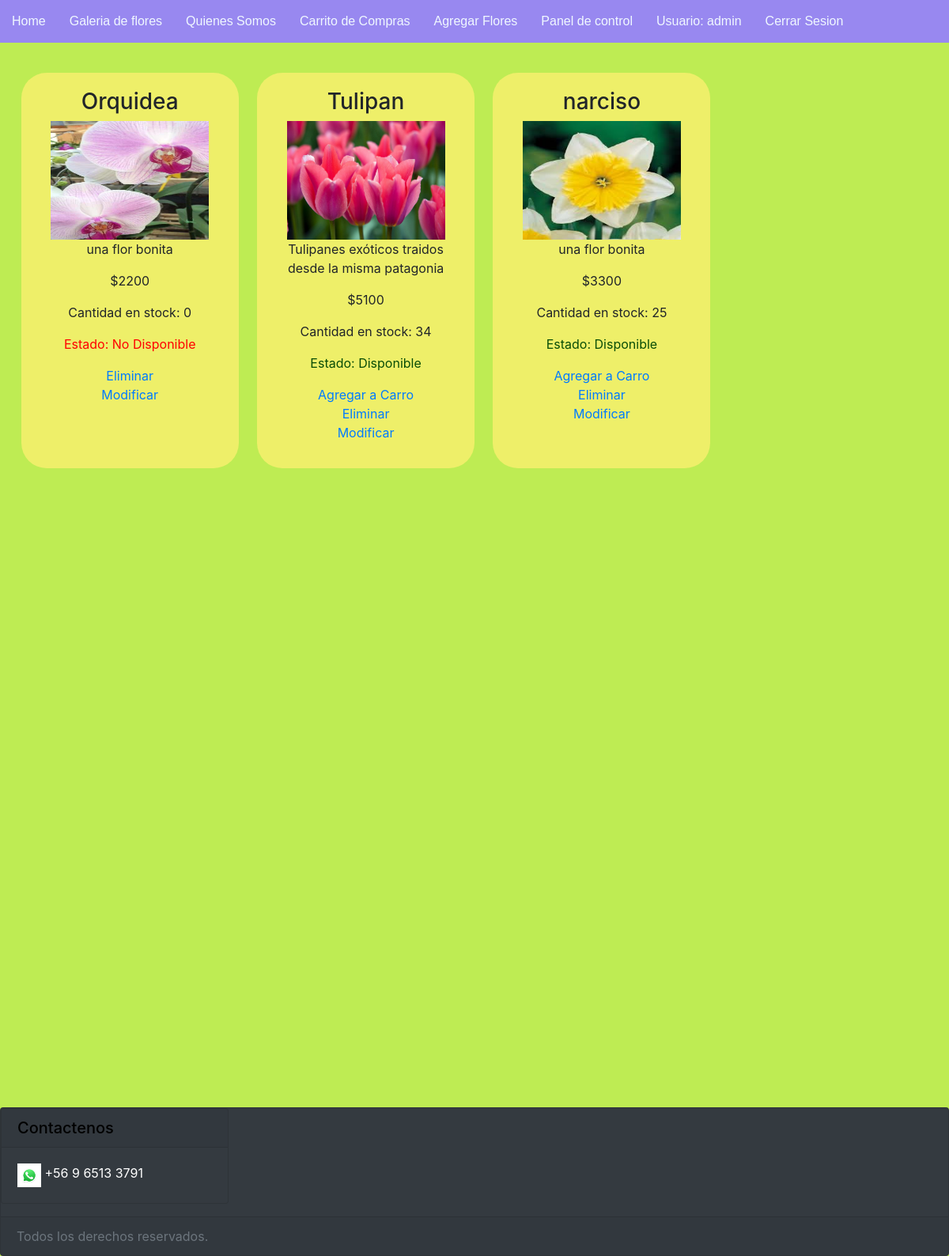
/galeria (signed in), run on an earlier commit of the app's database.
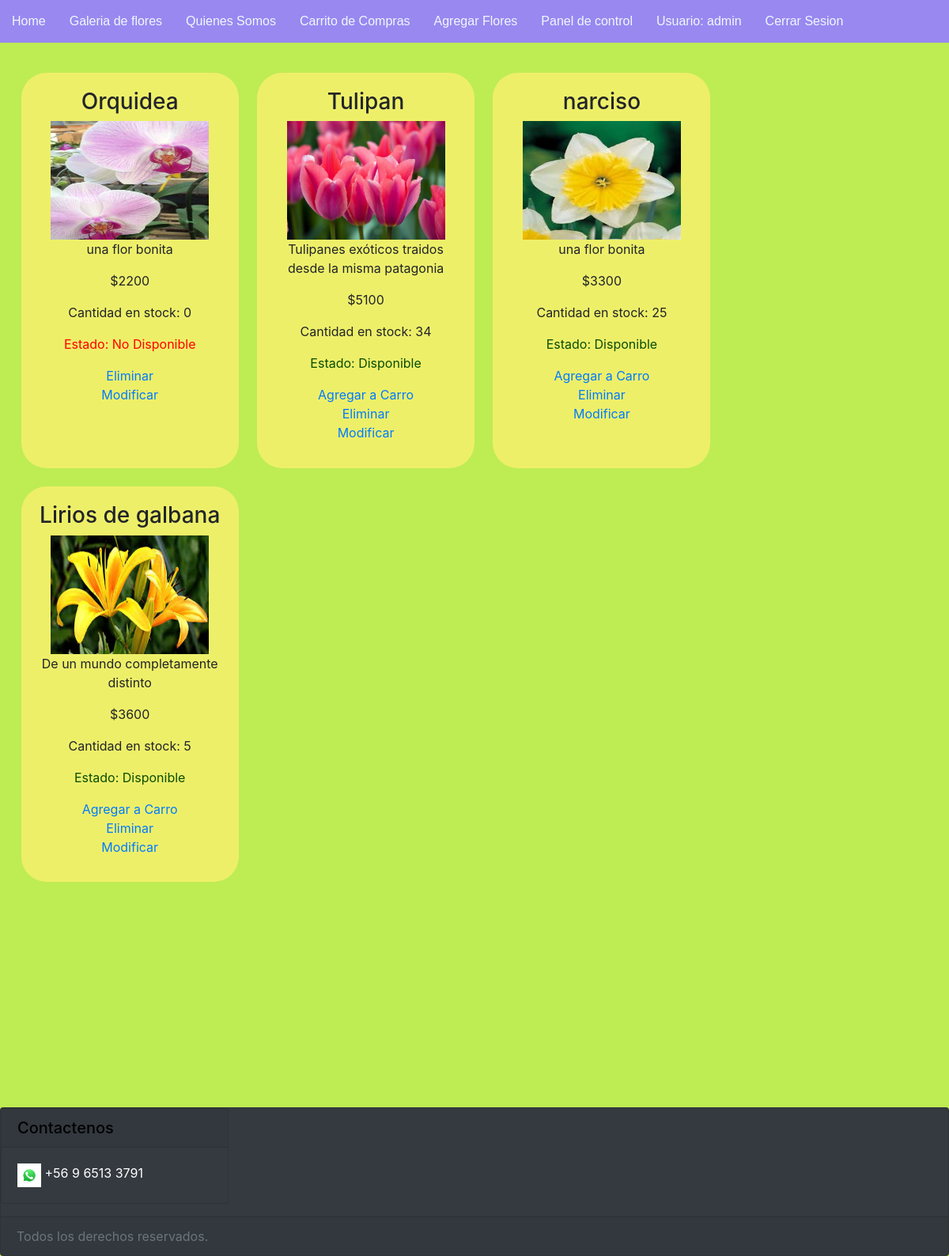
And on a later commit of the database.
### floreria/models.py (models this page shows, shortened)
class Flores(models.Model):
    name=models.CharField(max_length=100, primary_key=True)
    foto=models.ImageField(upload_to="flor",null=False)
    descripcion=models.TextField(max_length=300, null=False)
    valor=models.IntegerField(null=False)
    stock=models.IntegerField(null=False)

### floreria/views.py (the view)
# urls.py: path('galeria',galeria,name='GALE'),
def galeria(request):
    flowers = Flores.objects.all()  # select * from pelicula
    return render(request, 'core/galeria.html', {'listaflores': flowers})

### floreria/templates/core/galeria.html (shortened to what this page needs)
<!DOCTYPE html>
<html lang="en">
{% load pwa %}
{% load static %}
<head>
    <link rel="stylesheet" href="https://stackpath.bootstrapcdn.com/bootstrap/4.3.1/css/bootstrap.min.css"
>
    <link href="{% static 'core/css/estilos_floreria.css' %}" type="text/css" rel="stylesheet">
</head>
<body>
    <header>
        <nav>
            <ol>
                <li>
                    <a href="{% url 'HOME' %}"> Home</a>
                </li>
                <li>
                    <a href="{% url 'GALE' %}"> Galeria de flores</a>
                </li>
                <li>
                    <a href="{% url 'QUIEN' %}"> Quienes Somos</a>
                </li>
                {% if user.is_authenticated %}
                <li>
                    <a href="{% url 'SHOP' %}"> Carrito de Compras</a>
                </li>
                {% if user.is_superuser %}
                <li>
                    <a href="{% url 'AGREGAR' %}">Agregar Flores</a>
                </li>
                <li>
                    <a href="{% url 'ADMIN' %}">Panel de control</a>
                </li>
                {% endif %}
                <li>
                    <a href="#">Usuario: {{user.username}}</a>
                </li>
                <li>
                    <a href="{% url 'LOGOUT' %}"> Cerrar Sesion</a>
                </li>
                {% endif %}
            </ol>
        </nav>
    </header>
    <section>
        <div class="container">
            {% for f in listaflores %}
            <div class="flores">
                <h3>{{f.name}}</h3>
                <img class="galeriaimg" src="{{f.foto.url}}">
                <p>{{f.descripcion}}</p>
                <p>${{f.valor}}</p>
                <p>Cantidad en stock: {{f.stock}}</p>
                {%if f.stock >= 1 %}
                <p style="color:rgb(9, 77, 6)">Estado: Disponible</p>
                {% if user.is_authenticated %}
                <div>
                    <a href="{% url 'ANADIR_CARRO' f.name %}">Agregar a Carro</a>
                </div>
                {% endif %}
                {% else %}
                <p style="color: red">Estado: No Disponible</p>
                {% endif %}
                {% if user.is_superuser %}
                <div>
                    <a href="{% url 'ELIMINAR' f.name %}">Eliminar</a>
                </div>
                <div>
                    <a href="{% url 'MODIFICA' f.name %}">Modificar</a>
                </div>
                {% endif %}
            </div>
            {% endfor %}
        </div>
    </section>
    <footer>
        <div class="card text-white bg-dark">
            <div class="footer">
                <div class="card bg-light mb-3 text-white bg-dark " style="max-width: 18rem ;">
                    <h5 class="card-header">Contactenos</h5>
                    <div class="card-body">
                        <p class="card-text"><img src="{% static 'img/wsp.jpg' %} " width="30" height="30"
                                class="d-inline-block align-top" alt=""> +56 9 6513 3791</p>
                    </div>
                </div>
            </div>
            <div class="card-footer text-muted">Todos los derechos reservados.</div>
        </div>
    </footer>
</body>
</html>

What changed in the data, as far as the page shows it:
added Flores: name "Lirios de galbana", foto (picture), descripcion "De un mundo completamente distinto", valor "3600", stock "5", shows "Estado: Disponible", shows "Agregar a Carro"
